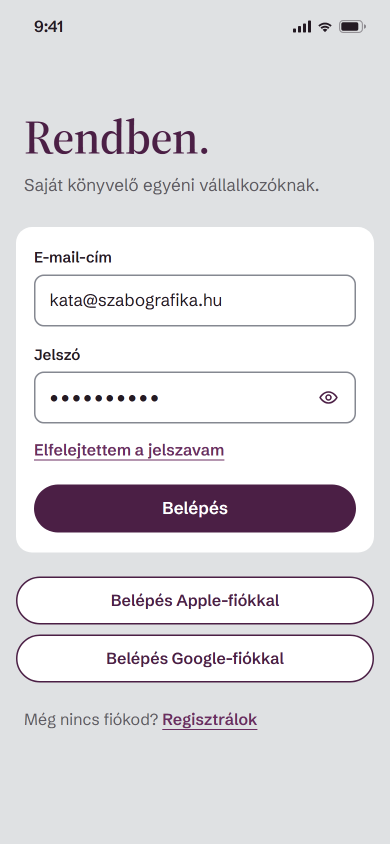
#> input picture dizajn/B_szilva_rendben/01_belepes.png, 780 x 1688 px, found by its file name (shown at 1/2 size); its folder holds only this picture in this run
$ python kontakt.py
#> lines starting #> are read from the running program, lines starting #| are printed output that depends on the picture
# Áttekintő lap: a képernyők egymás mellett, alattuk a hunyorítás-próba (GaussianBlur 6).
from PIL import Image, ImageFilter
M = "C:/Users/UpgradePC/konyvelo_app/dizajn/B_szilva_rendben/"
N = ["01_belepes", "02_bekotes", "03_fooldal", "04_dosszie", "05_tetel", "06_uzenetek", "07_beadott_tetel"]
W, H, G = 390, 844, 24
lap = Image.new("RGB", (G + len(N) * (W + G), G + 2 * (H + G)), (246, 244, 247))
for i, n in enumerate(N):
    im = Image.open(M + n + ".png").convert("RGB")
#> im is the input picture: PIL image 780x1688 RGB; mean R, G, B 223.3, 221.3, 225.1
    bl = im.filter(ImageFilter.GaussianBlur(6))
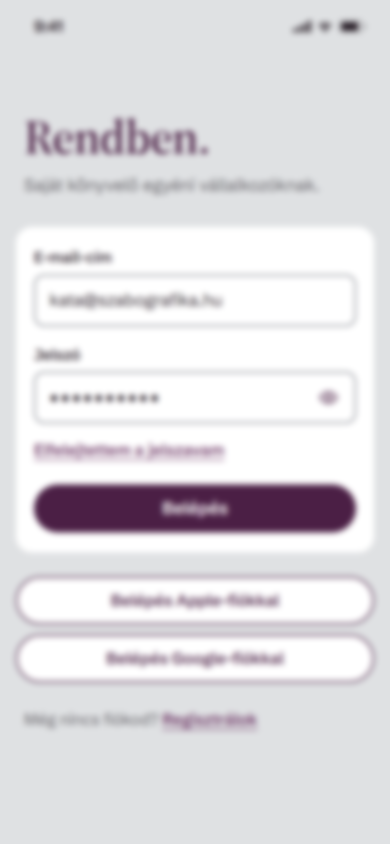
#> bl: PIL image 780x1688 RGB (shown at 1/2 size); mean R, G, B 223.3, 221.3, 225.1
    x = G + i * (W + G)
    lap.paste(im.resize((W, H), Image.LANCZOS), (x, G))
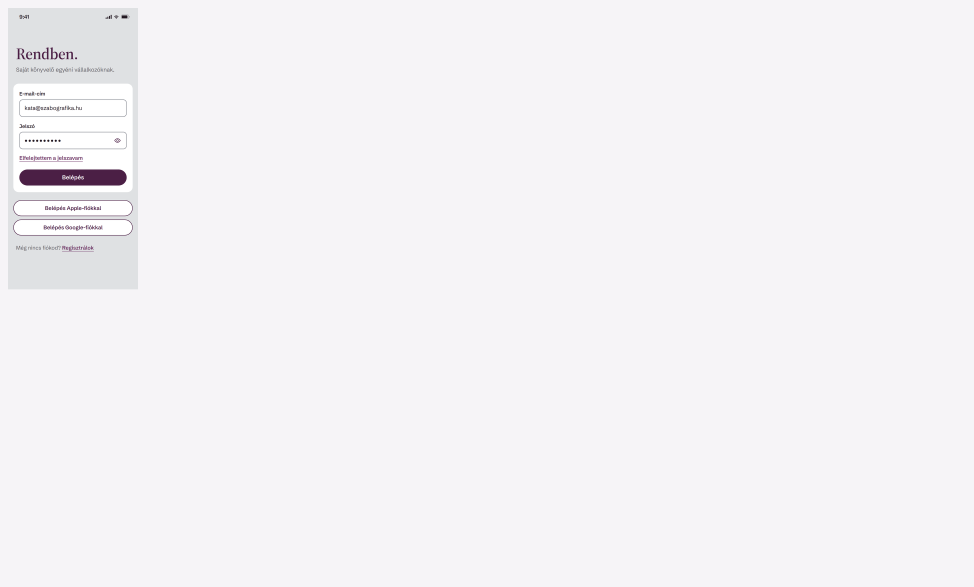
#> lap: PIL image 2922x1760 RGB (shown at 1/3 size); mean R, G, B 244.5, 242.5, 245.6
    lap.paste(bl.resize((W, H), Image.LANCZOS), (x, G + H + G))
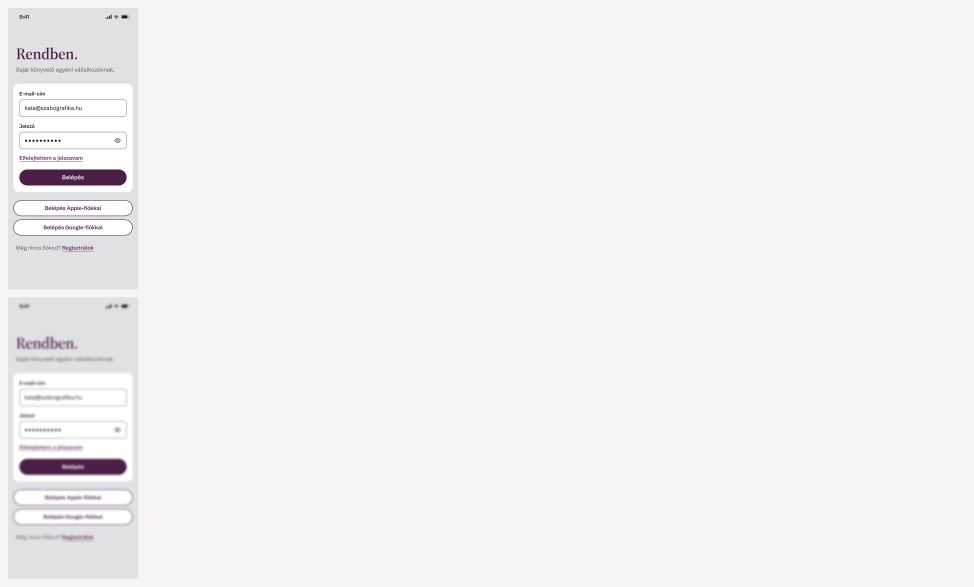
#> lap: PIL image 2922x1760 RGB (shown at 1/3 size); mean R, G, B 243.1, 241.1, 244.2
#> (the run stopped early here; a loop or call above may not have finished)
